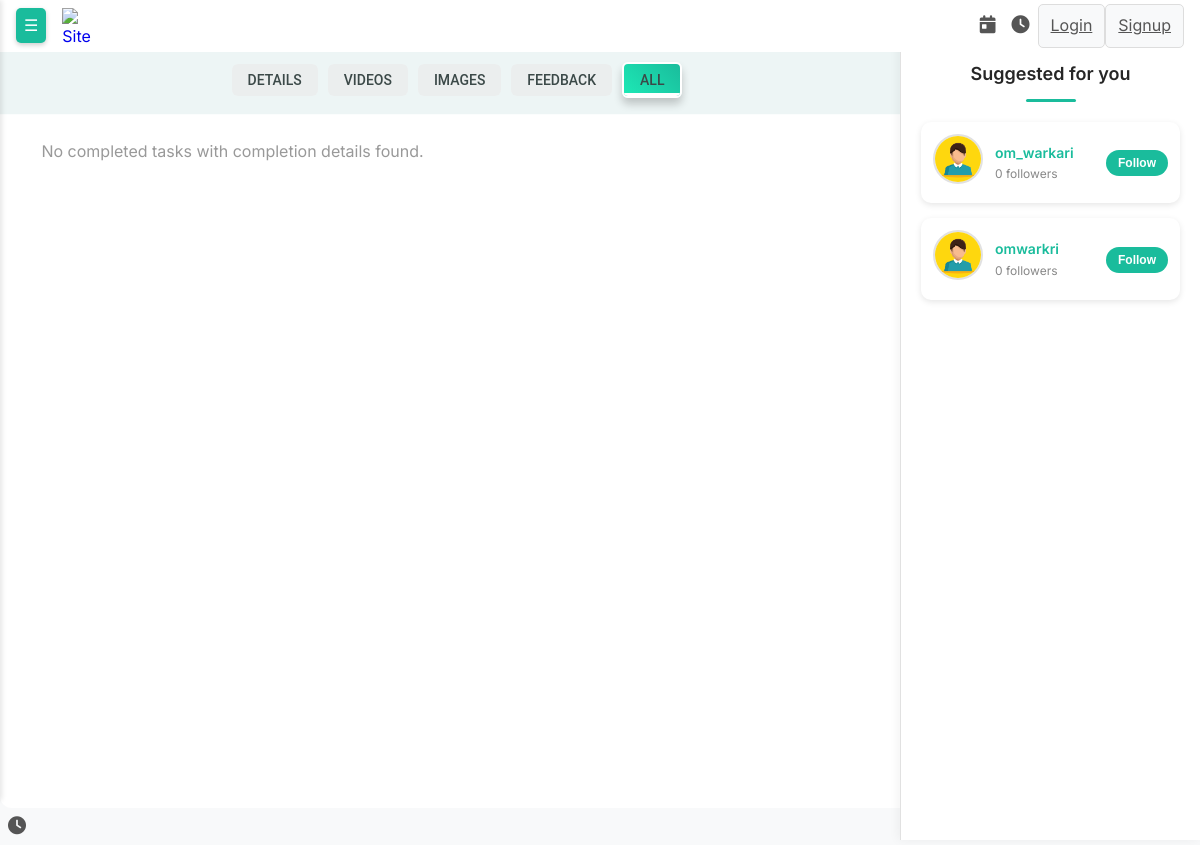
/completed-tasks-feed/, run on the app's committed database.
### user/models.py (models this page shows, shortened)
class CustomUser(AbstractUser):
    phone_number = models.CharField(max_length=15, blank=True, null=True)
    profile_picture = CloudinaryField('image', blank=True, null=True)
    tasks = models.ManyToManyField('task.Task', related_name='users', blank=True)
    score = models.IntegerField(default=0)
    followers = models.ManyToManyField('self', symmetrical=False, related_name='following', blank=True)
    interests = models.JSONField(default=list, blank=True)
    goals = models.JSONField(default=list, blank=True)
    onboarding_completed = models.BooleanField(default=False)
    pomodoro_count = models.IntegerField(default=0)
    groups = models.ManyToManyField(Group, related_name='customuser_set', blank=True)
    user_permissions = models.ManyToManyField(Permission, related_name='customuser_set', blank=True)

### task/views.py (the view, shortened to what this page needs)
# urls.py: path('completed-tasks-feed/', completed_tasks_feed, name='completed_tasks_feed'),
@execution_time_logger
def completed_tasks_feed(request):
    filter_type = request.GET.get('filter_type')
    with ThreadPoolExecutor() as executor:
        future_tasks = executor.submit(fetch_completed_tasks)
        future_users = executor.submit(fetch_top_users)
        completed_tasks = future_tasks.result()
        top_users = future_users.result()
    task_feed_data = []
    return render(request, 'feed/completed_tasks_feed.html', {
        'task_feed_data': task_feed_data,
        'filter_type': filter_type,
        'top_users': top_users,
    })

### task/views.py (called while the page is built)
def execution_time_logger(func):
    @functools.wraps(func)
    def wrapper(*args, **kwargs):
        start_time = time.time()
        result = func(*args, **kwargs)  # No `await` since it's synchronous
        elapsed_time = time.time() - start_time
        print(f"{func.__name__} took {elapsed_time:.2f} seconds")
        return result
    return wrapper

### task/templates/feed/completed_tasks_feed.html (shortened to what this page needs)
{% extends 'task/base.html' %}
{% block content %}
<!DOCTYPE html>
<html lang="en">
<head>
</head>
<body>
    <div class="feed-main-content">
        <div class="feed-main-content-container">
            <div class="filters">
                <a href="?filter_type=detail" class="filter-button {% if filter_type == 'detail' %}active{% endif %}">Details</a>
                <a href="?filter_type=video" class="filter-button {% if filter_type == 'video' %}active{% endif %}">Videos</a>
                <a href="?filter_type=image" class="filter-button {% if filter_type == 'image' %}active{% endif %}">Images</a>
                <a href="?filter_type=feedback" class="filter-button {% if filter_type == 'feedback' %}active{% endif %}">Feedback</a>
                <a href="?" class="filter-button {% if not filter_type %}active{% endif %}">All</a>
            </div>
            <div class="task-feed-grid">
                {% for data in task_feed_data %}
                <div class="task-feed-item">
                    {% if data.completion_details.uploaded_image %}
                    <img src="{% if data.completion_details.uploaded_image %}{{ data.completion_details.uploaded_image.url }}{% else %}/media/symbols/default-image.png{% endif %}"
     alt="Completion Image"
     onclick="openModal('{% if data.completion_details.uploaded_image %}{{ data.completion_details.uploaded_image.url }}{% else %}/media/symbols/default-image.png{% endif %}', {{ data.task.id }}, '{{ data.task.user.username }}', '{{ data.task.user.profile_picture.url }}', type='all')"
     style="cursor: pointer;">
                {% endif %}
                    <div class="content">
                        <h2>{{ data.task.title }}</h2>
                        <p class="description">{{ data.task.description }}</p>
                        <div class="action-buttons-all">
                            <div class="action-buttons">
                                <div class="like-section">
                                    <span id="like-button-{{ data.task.id }}" class="like-button" onclick="likeTask({{ data.task.id }})">
                                        {% if request.user in data.task.get_users_who_liked %}
                                            <img src="/media/symbols/love.png" alt="heart">
                                        {% else %}
                                            <img src="/media/symbols/heart.png" alt="heart">
                                        {% endif %}
                                    </span>
                                  <span id="like-count-{{ data.task.id }}" style="cursor: pointer;"
      onclick="openModal('{% if data.completion_details.uploaded_image %}{{ data.completion_details.uploaded_image.url }}{% endif %}', {{ data.task.id }}, '{{ data.task.user.username }}', '{{ data.task.user.profile_picture.url }}', type='liked-users')">
    {{ data.task.likes.count }}
</span>
                                </div>
                                <button class="action-button comment-button"
        title="Comment"
        onclick="openModal('{{ data.completion_details.uploaded_image.url }}', {{ data.task.id }}, '{{ data.task.user.username }}', '{{ data.task.user.profile_picture.url }}',type='comments')">
    <img src="/media/symbols/chat.png" alt="chat">
</button>
{% if data.task.description  %}
<button class="action-button share-button"
        title="Share"
        onclick="openModal('{{ data.completion_details.uploaded_image.url }}', {{ data.task.id }}, '{{ data.task.user.username }}', '{{ data.task.user.profile_picture.url }}',  type= 'description')">
    <img src="/media/symbols/document.png" alt="share">
</button>
{% endif %}
{% if data.completion_details.completion_details %}
<button class="action-button share-button"
        title="Share"
        onclick="openModal('{{ data.completion_details.uploaded_image.url }}', {{ data.task.id }}, '{{ data.task.user.username }}', '{{ data.task.user.profile_picture.url }}',  type='completed-details')">
    <img src="/media/symbols/completed-task.png" alt="share">
</button>
{% endif %}
                            </div>
                            <a href="{% url 'task_detail' data.task.id %}" class="read-more-button">Read More</a>
                        </div>
                        {% if data.completion_details.completion_files %}
                            <p><strong>Files:</strong></p>
                            <ul>
                                {% for file_url in data.completion_details.completion_files %}
                                    <li><a href="{{ file_url }}" target="_blank">{{ file_url }}</a></li>
                                {% endfor %}
                            </ul>
                        {% endif %}
                        {% if data.completion_details.uploaded_file %}
                            <p><strong>File:</strong> <a href="{{ data.completion_details.uploaded_file.url }}" target="_blank">Download File</a></p>
                        {% endif %}
                        {% if data.completion_details.partner_feedback %}
                            <p><strong>Partner Feedback:</strong> {{ data.completion_details.partner_feedback.feedback_text }}</p>
                        {% endif %}
                    </div>
                </div>
                {% empty %}
                    <p class="no-tasks">No completed tasks with completion details found.</p>
                {% endfor %}
            </div>
        </div>
<div class="users">
    <h2>Suggested for you</h2>
    <ul class="user-list">
        {% for user in top_users %}
            <li  user>
                <a href="{% url 'view_profile_id' user.id %}" class="user-link">
                    {% if user.profile_picture %}
                        <img src="{{ user.profile_picture.url }}" alt="{{ user.username }}">
                    {% else %}
                        <img src="/media/symbols/default-profile-pic.jpg" alt="Default Profile Picture">
                    {% endif %}
                </a>
                <div class="user-info">
                    <a href="{% url 'view_profile_id' user.id %}" class="user-link">
                        <span class="username">{{ user.username }}</span>
                        <span class="follower-count">{{ user.follower_count }} followers</span>
                    </a>
                </div>
                <form action="{% url 'follow_user' user.id %}" method="post" class="follow-form">
                    {% if request.user in user.followers.all %}
                        <button type="submit" class="follow-button unfollow">Unfollow</button>
                    {% else %}
                        <button type="submit" class="follow-button follow">Follow</button>
                    {% endif %}
                </form>
            </li>
        {% empty %}
            <li>No users found.</li>
        {% endfor %}
    </ul>
</div>
    </div>
</body>
</html>
{% endblock %}

### task/templates/task/base.html (style rules this page uses)
* { box-sizing: border-box; margin: 0; padding: 0; }
html { width: 100%; height: 100%; font-family: 'Segoe UI', Tahoma, Geneva, Verdana, sans-serif; background-color: #f8f9fa; color: #333; line-height: 1.6; }
body.base-main-body { overflow: hidden; width: 100%; height: 100%; font-family: 'Inter', 'Poppins', 'Nunito', sans-serif; background-color: #f8f9fa; color: #333; line-height: 1.6; }

### task/templates/feed/completed_tasks_feed.html (style rules this page uses)
body, h1, h2, p, ul, li { margin: 0; padding: 0; }
body { font-family: Arial, sans-serif; background-color: #fff; }
.feed-main-content { display: flex; height: 96vh; overflow-y: auto; margin-top: 0px; overflow-x: hidden; }
.feed-main-content-container { flex: 1; margin-right:286px ; }
.users { position: fixed; right: 0; top:10; width: 300px; padding: 20px; height:100vh; background-color: white; border-left: 1px solid #e1e1e1; overflow-y: auto; box-shadow: -2px 0 10px rgba(0, 0, 0, 0.05); }
.users h2 { font-size: 18px; color: #262626; margin-bottom: 20px; font-weight: 600; text-align: center; position: relative; }
.users h2::after { content: ''; display: block; width: 50px; height: 3px; background-color: #1abc9c; margin: 10px auto 0; border-radius: 2px; }
.user-list { list-style: none; padding: 0; margin: 0; }
.user-list li { display: flex; align-items: center; margin-bottom: 15px; padding: 12px; border-radius: 10px; background-color: white; box-shadow: 0 2px 6px rgba(0, 0, 0, 0.1); transition: transform 0.3s ease, box-shadow 0.3s ease; }
.user-list li img { width: 50px; height: 50px; border-radius: 50%; margin-right: 12px; object-fit: cover; border: 2px solid #e1e1e1; transition: transform 0.3s ease; }
.user-list li .user-info { flex: 1; }
.user-list li .user-info span { display: block; font-size: 14px; color: #262626; }
.user-list li .user-info .username { font-weight: 600; color: #1abc9c; }
.user-list li .user-info .follower-count { font-size: 12px; color: #888; }
.user-link { text-decoration: none; color: inherit; }
.user-link img { margin-right: 12px; }
.user-link .username { color: #1abc9c; font-weight: 600; }
.user-link .follower-count { color: #888; font-size: 12px; }
.follow-form { margin-left: auto; }
.follow-button { padding: 6px 12px; border: none; border-radius: 20px; cursor: pointer; font-size: 12px; font-weight: 600; transition: background-color 0.3s ease, color 0.3s ease, transform 0.3s ease; }
.follow-button.follow { background-color: #1abc9c; color: white; }
.filters { display: flex; align-items: center; justify-content: center; gap: 10px; width: 100%; padding: 16px; padding-top: 32px; overflow-y: auto; background-color: rgb(142 189 189 / 16%); border-bottom:1px solid rgba(255, 255, 255, 0.778) ; margin-top: -10px; }
.filter-button { padding: 8px 16px; background: rgba(235, 235, 235, 0.7); color: rgb(59, 73, 72); text-decoration: none; border-radius: 6px; font-size: 14px; font-weight: 600; text-transform: uppercase; transition: all 0.3s ease; position: relative; overflow: hidden; font-family: "Roboto", "Arial", sans-serif; line-height: 1rem; font-weight: 500; }
.filter-button::after { content: ''; position: absolute; bottom: 0; left: 0; width: 100%; height: 3px; background-color: white; transform: translateX(-100%); transition: transform 0.3s ease; }
.filter-button.active { background: linear-gradient(45deg, #1de9b6, #1abc9c); border: 2px solid #ffffff; box-shadow: 0 6px 8px rgba(0, 0, 0, 0.2); }
.filter-button.active::after { transform: translateX(0); }
.task-feed-grid { display: grid; grid-template-columns: repeat(auto-fill, minmax(300px, 1fr)); gap: 32px; padding: 24px; }
.no-tasks { text-align: center; color: #999; font-size: 16px; }

### data on the page
CustomUser: username "om_warkari", follower_count "0", shows "Follow"
CustomUser: username "omwarkri", follower_count "0", shows "Follow"
